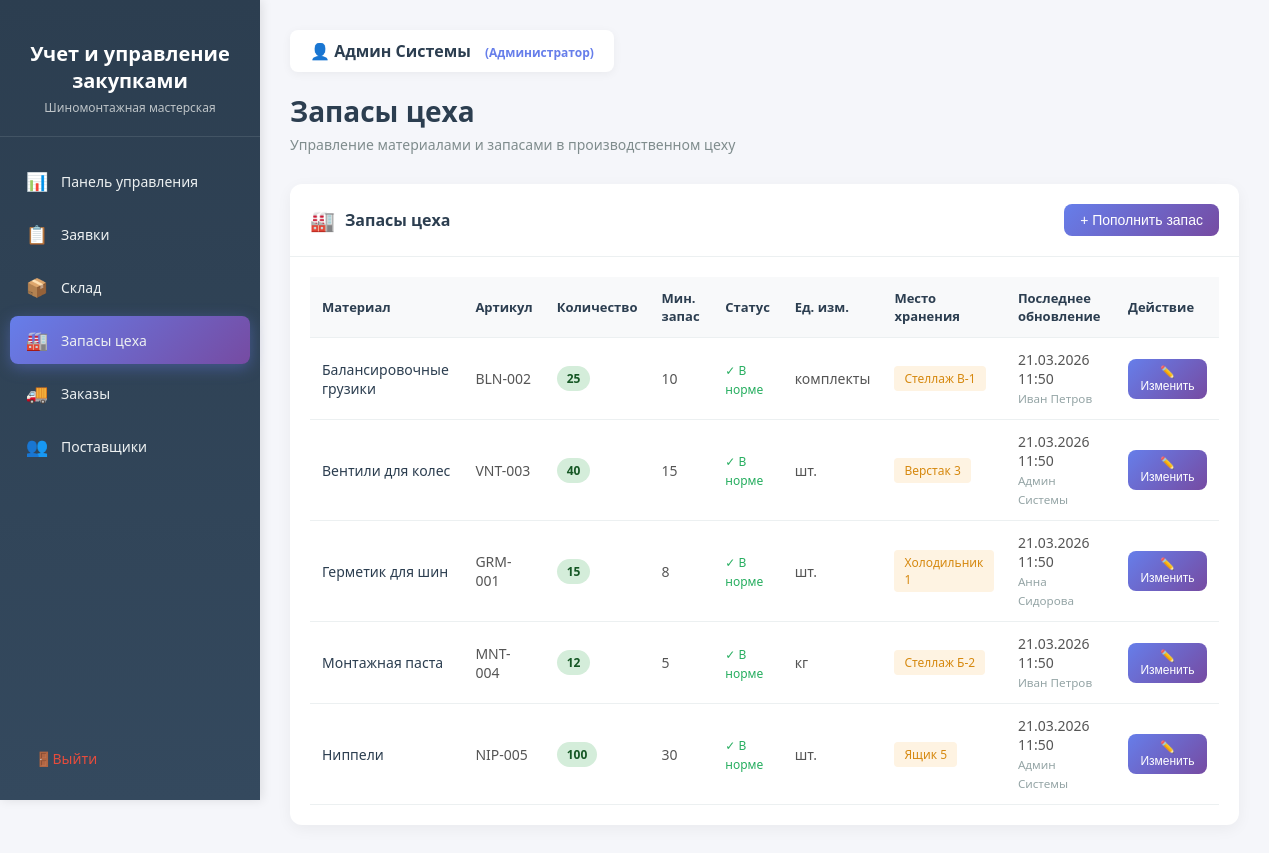
/workshop-stock/ (signed in), run on the app's committed database.
### core/models.py (models this page shows, shortened)
class WorkshopStock(models.Model):
    STATUS_CHOICES = [
        ('normal', 'В норме'),
        ('low', 'Низкий запас'),
    ]
    product = models.ForeignKey(
        Product,
        on_delete=models.CASCADE,
        related_name='workshop_stocks',
        verbose_name=_('Товар')
    )
    quantity = models.PositiveIntegerField(_('Количество в цеху'), default=0)
    location = models.CharField(
        _('Место хранения'),
        max_length=100,
        blank=True,
        help_text=_('Например: Стеллаж А-3, Верстак 2')
    )
    responsible_person = models.ForeignKey(
        User,
        on_delete=models.SET_NULL,
        null=True,
        blank=True,
        related_name='workshop_stocks',
        verbose_name=_('Ответственный')
    )
    min_quantity = models.PositiveIntegerField(
        _('Минимальный уровень запаса в цеху'),
        default=5,
        help_text=_('При достижении этого уровня требуется пополнение со склада')
    )
    status = models.CharField(
        _('Статус'),
        max_length=10,
        choices=STATUS_CHOICES,
        default='normal'
    )
    last_updated = models.DateTimeField(_('Дата последнего обновления'), auto_now=True)
    notes = models.TextField(_('Примечание'), blank=True)
    class Meta:
        verbose_name = _('Запас цеха')
        verbose_name_plural = _('Запасы цеха')
        ordering = ['product__name']
        unique_together = ['product', 'location']
    @property
    def is_low_stock(self):
        return self.quantity <= self.min_quantity
    @property
    def updated_at(self):
        return self.last_updated
    @property
    def updated_by(self):
        return self.responsible_person

class Product(models.Model):
    category = models.ForeignKey(
        Category,
        on_delete=models.CASCADE,
        related_name='products',
        verbose_name=_('Категория')
    )
    name = models.CharField(_('Название материала'), max_length=200)
    sku = models.CharField(_('Артикул'), max_length=50, unique=True, blank=True)
    unit = models.CharField(_('Единица измерения'), max_length=20, default='шт.')
    quantity = models.PositiveIntegerField(_('Количество на складе'), default=0)
    min_quantity = models.PositiveIntegerField(
        _('Минимальный уровень запаса'),
        default=10,
        help_text=_('При достижении этого уровня требуется заказ')
    )
    price = models.DecimalField(_('Цена за единицу'), max_digits=10, decimal_places=2, default=0)
    supplier = models.ForeignKey(
        Supplier,
        on_delete=models.SET_NULL,
        null=True,
        blank=True,
        related_name='products',
        verbose_name=_('Основной поставщик')
    )
    created_at = models.DateTimeField(_('Дата добавления'), auto_now_add=True)
    updated_at = models.DateTimeField(_('Дата обновления'), auto_now=True)
    class Meta:
        verbose_name = _('Материал')
        verbose_name_plural = _('Материалы')
        ordering = ['name']

### core/views.py (the view)
# urls.py: path('workshop-stock/', workshop_stock, name='workshop_stock'),
@login_required
def workshop_stock(request):
    workshop_stocks = WorkshopStock.objects.all().select_related('product', 'responsible_person')
    context = {
        'workshop_stocks': workshop_stocks,
        'user': request.user,
    }
    return render(request, 'procurement/workshop_stock.html', context)

### templates/procurement/workshop_stock.html (shortened to what this page needs)
<!DOCTYPE html>
<html lang="ru">
<head>
</head>
<body>
    <aside class="sidebar">
        <div class="sidebar-header">
            <h2>Учет и управление закупками</h2>
            <p>Шиномонтажная мастерская</p>
        </div>
        <ul class="sidebar-menu">
            <li>
                <a href="{% url 'dashboard' %}">
                    <span class="menu-icon">📊</span>
                    <span>Панель управления</span>
                </a>
            </li>
            <li>
                <a href="{% url 'requests' %}">
                    <span class="menu-icon">📋</span>
                    <span>Заявки</span>
                </a>
            </li>
            <li>
                <a href="{% url 'warehouse' %}">
                    <span class="menu-icon">📦</span>
                    <span>Склад</span>
                </a>
            </li>
            <li>
                <a href="{% url 'workshop_stock' %}" class="active">
                    <span class="menu-icon">🏭</span>
                    <span>Запасы цеха</span>
                </a>
            </li>
            <li>
                <a href="{% url 'orders' %}">
                    <span class="menu-icon">🚚</span>
                    <span>Заказы</span>
                </a>
            </li>
            <li>
                <a href="{% url 'suppliers' %}">
                    <span class="menu-icon">👥</span>
                    <span>Поставщики</span>
                </a>
            </li>
        </ul>
        <div class="sidebar-footer">
            <a href="{% url 'logout' %}" class="logout-btn">
                <span class="menu-icon">🚪</span>
                <span>Выйти</span>
            </a>
        </div>
    </aside>
    <main class="main-content">
        <div class="page-header">
            <div class="user-info">
                👤 <span>{{ user.get_full_name|default:user.username }}</span>
                {% if user.is_staff %}
                    <span style="color: #667eea; font-size: 12px; margin-left: 10px;">(Администратор)</span>
                {% endif %}
            </div>
            <h1>Запасы цеха</h1>
            <p>Управление материалами и запасами в производственном цеху</p>
        </div>
        <div class="stock-card">
            <div class="card-header">
                <h3>
                    <span class="widget-icon">🏭</span>
                    Запасы цеха
                </h3>
                <button class="btn-add" onclick="openReplenishModal()">+ Пополнить запас</button>
            </div>
            <div class="table-container">
                {% if workshop_stocks %}
                    <table class="stock-table">
                        <thead>
                            <tr>
                                <th>Материал</th>
                                <th>Артикул</th>
                                <th>Количество</th>
                                <th>Мин. запас</th>
                                <th>Статус</th>
                                <th>Ед. изм.</th>
                                <th>Место хранения</th>
                                <th>Последнее обновление</th>
                                <th>Действие</th>
                            </tr>
                        </thead>
                        <tbody>
                            {% for stock in workshop_stocks %}
                                <tr>
                                    <td>
                                        <span class="product-name">{{ stock.product.name }}</span>
                                    </td>
                                    <td>{{ stock.product.sku }}</td>
                                    <td>
                                        <span class="quantity-badge {% if stock.is_low_stock %}quantity-low{% else %}quantity-good{% endif %}">
                                            {{ stock.quantity }}
                                        </span>
                                    </td>
                                    <td>{{ stock.min_quantity }}</td>
                                    <td>
                                        {% if stock.is_low_stock %}
                                            <span style="color: #e74c3c; font-size: 12px;">⚠️ Низкий</span>
                                        {% else %}
                                            <span style="color: #27ae60; font-size: 12px;">✓ В норме</span>
                                        {% endif %}
                                    </td>
                                    <td>{{ stock.product.unit }}</td>
                                    <td>
                                        {% if stock.location %}
                                            <span class="location-badge">{{ stock.location }}</span>
                                        {% else %}
                                            <span style="color: #95a5a6;">—</span>
                                        {% endif %}
                                    </td>
                                    <td>{{ stock.updated_at|date:"d.m.Y H:i" }}<br>
                                        {% if stock.updated_by %}
                                            <small style="color: #95a5a6;">{{ stock.updated_by.get_full_name|default:stock.updated_by.username }}</small>
                                        {% else %}
                                            <small style="color: #95a5a6;">—</small>
                                        {% endif %}
                                    </td>
                                    <td>
                                        <button class="btn-add"
                                                onclick="openEditModal('{{ stock.id }}', '{{ stock.product.name }}', {{ stock.quantity }}, {{ stock.min_quantity }}, '{{ stock.location }}')"
                                                style="padding: 6px 12px; font-size: 12px;">
                                            ✏️ Изменить
                                        </button>
                                    </td>
                                </tr>
                            {% endfor %}
                        </tbody>
                    </table>
                {% else %}
                    <div class="empty-state">
                        <div class="empty-state-icon">🏭</div>
                        <p>Запасы материалов в цеху отсутствуют</p>
                    </div>
                {% endif %}
            </div>
        </div>
    </main>
</body>
</html>

### templates/procurement/workshop_stock.html (style rules this page uses)
* { margin: 0; padding: 0; box-sizing: border-box; }
body { font-family: 'Segoe UI', Tahoma, Geneva, Verdana, sans-serif; background: #f5f6fa; min-height: 100vh; display: flex; }
.sidebar { width: 260px; background: linear-gradient(180deg, #2c3e50 0%, #34495e 100%); min-height: 100vh; position: fixed; left: 0; top: 0; padding: 20px 0; box-shadow: 2px 0 10px rgba(0,0,0,0.1); }
.sidebar-header { padding: 20px; text-align: center; border-bottom: 1px solid rgba(255,255,255,0.1); margin-bottom: 20px; }
.sidebar-header h2 { color: white; font-size: 20px; margin-bottom: 5px; }
.sidebar-header p { color: #bdc3c7; font-size: 12px; }
.sidebar-menu { list-style: none; padding: 0 10px; }
.sidebar-menu li { margin-bottom: 5px; }
.sidebar-menu a { display: flex; align-items: center; padding: 12px 15px; color: #ecf0f1; text-decoration: none; border-radius: 8px; transition: all 0.3s ease; font-size: 14px; }
.sidebar-menu a.active { background: linear-gradient(135deg, #667eea 0%, #764ba2 100%); box-shadow: 0 4px 15px rgba(102, 126, 234, 0.4); }
.sidebar-menu .menu-icon { margin-right: 12px; font-size: 18px; width: 24px; text-align: center; }
.sidebar-footer { position: absolute; bottom: 20px; width: 100%; padding: 0 20px; }
.logout-btn { display: flex; align-items: center; padding: 12px 15px; color: #e74c3c; text-decoration: none; border-radius: 8px; transition: all 0.3s ease; font-size: 14px; }
.main-content { margin-left: 260px; flex: 1; padding: 30px; }
.page-header { margin-bottom: 30px; }
.page-header h1 { color: #2c3e50; font-size: 28px; margin-bottom: 5px; }
.page-header p { color: #7f8c8d; font-size: 14px; }
.user-info { display: inline-block; background: white; padding: 10px 20px; border-radius: 8px; box-shadow: 0 2px 10px rgba(0,0,0,0.05); margin-bottom: 20px; }
.user-info span { color: #2c3e50; font-weight: 600; }
.stock-card { background: white; border-radius: 12px; box-shadow: 0 4px 15px rgba(0,0,0,0.05); overflow: hidden; }
.card-header { padding: 20px; border-bottom: 1px solid #ecf0f1; display: flex; align-items: center; justify-content: space-between; }
.card-header h3 { color: #2c3e50; font-size: 16px; display: flex; align-items: center; }
.card-header .widget-icon { margin-right: 10px; font-size: 20px; }
.btn-add { padding: 8px 16px; background: linear-gradient(135deg, #667eea 0%, #764ba2 100%); color: white; border: none; border-radius: 8px; cursor: pointer; font-size: 14px; transition: all 0.3s ease; }
.table-container { padding: 20px; overflow-x: auto; }
.stock-table { width: 100%; border-collapse: collapse; }
.stock-table th, .stock-table td { padding: 12px; text-align: left; border-bottom: 1px solid #ecf0f1; }
.stock-table th { background: #f8f9fa; color: #2c3e50; font-weight: 600; font-size: 13px; }
.stock-table td { font-size: 14px; color: #555; }
.product-name { font-weight: 500; color: #2c3e50; }
.quantity-badge { display: inline-block; padding: 4px 10px; border-radius: 20px; font-size: 12px; font-weight: 600; }
.quantity-good { background: #d4edda; color: #155724; }
.location-badge { display: inline-block; padding: 4px 10px; border-radius: 4px; font-size: 12px; background: #fef3e2; color: #d68910; }

### data on the page
WorkshopStock: product.name "Балансировочные грузики", product.sku "BLN-002", quantity "25", min_quantity "10", shows "✓ В норме", product.unit "комплекты", location "Стеллаж В-1", updated_at "21.03.2026 11:50", updated_by.get_full_name "Иван Петров"
WorkshopStock: product.name "Вентили для колес", product.sku "VNT-003", quantity "40", min_quantity "15", shows "✓ В норме", product.unit "шт.", location "Верстак 3", updated_at "21.03.2026 11:50", updated_by.get_full_name "Админ Системы"
WorkshopStock: product.name "Герметик для шин", product.sku "GRM-001", quantity "15", min_quantity "8", shows "✓ В норме", product.unit "шт.", location "Холодильник 1", updated_at "21.03.2026 11:50", updated_by.get_full_name "Анна Сидорова"
WorkshopStock: product.name "Монтажная паста", product.sku "MNT-004", quantity "12", min_quantity "5", shows "✓ В норме", product.unit "кг", location "Стеллаж Б-2", updated_at "21.03.2026 11:50", updated_by.get_full_name "Иван Петров"
WorkshopStock: product.name "Ниппели", product.sku "NIP-005", quantity "100", min_quantity "30", shows "✓ В норме", product.unit "шт.", location "Ящик 5", updated_at "21.03.2026 11:50", updated_by.get_full_name "Админ Системы"

### other printed values
{{ user.get_full_name|default:user.username }} "Админ Системы"
